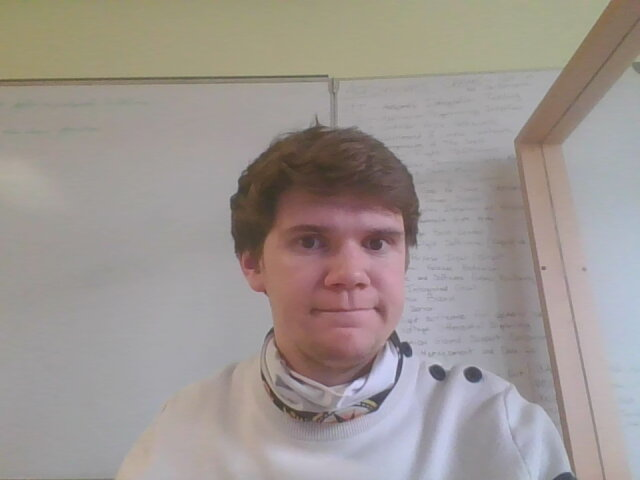
#> input picture ongoing_work/2025-01-22-121530.jpg, 640 x 480 px
$ python OpenFaceDomo_ordi.py
#> lines starting #> are read from the running program, lines starting #| are printed output that depends on the picture; after the words box and inside, x2 and y2 are one past the last pixel; in counts of white or black regions, pixels touching at a corner belong together
### ongoing_work/Basic_Window_Displayer.py
import cv2
import numpy as np


def Basic_Window_Displayer(height, width, title, text, text_color=(128,128,128), wait_time=0, mode="center", location=(0,0), fullscreen=True):

    # Create a black image
#> called with height = 1050, width = 1680, title = 'Test', text = 'Regardez la croix qui va apparaitre', text_color = (255, 255, 255), wait_time = 3000, mode = 'center', location = (0, 0)
    frame = np.zeros((height, width, 3), dtype=np.uint8)

    # Define the text and its properties
    text = text
    font = cv2.FONT_HERSHEY_SIMPLEX
    font_scale = 1
    text_color = text_color
    thickness = 2
    text_size = cv2.getTextSize(text, font, font_scale, thickness)[0]

    if mode == "center":
        text_x = (frame.shape[1] - text_size[0]) // 2
        text_y = (frame.shape[0] + text_size[1]) // 2
    elif mode == "location":
        text_x = (location[0] - text_size[0]//2)
        text_y = (location[1] + text_size[1]//2)

    # Put the text on the image
    cv2.putText(frame, text, (text_x, text_y), font, font_scale, text_color, thickness)

    # Create a window and display the image
    cv2.namedWindow(title, cv2.WINDOW_NORMAL)
    if fullscreen:
        cv2.setWindowProperty(title, cv2.WND_PROP_FULLSCREEN, cv2.WINDOW_FULLSCREEN)  # passe en plein ecran
    else:
        cv2.setWindowProperty(title, cv2.WINDOW_NORMAL, cv2.WINDOW_NORMAL)  # passe en plein ecran
    cv2.imshow(title, frame)
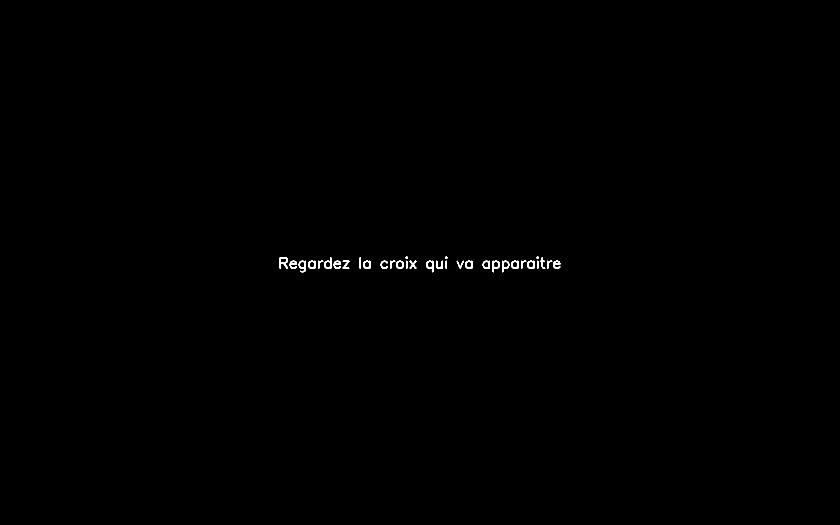
#> window 'Test': shape (1050, 1680, 3) (shown at 1/2 size); 0.21% white; 33 white regions, largest, box (x1, y1, x2, y2) and area: (559, 514, 576, 538) 201, (597, 521, 612, 545) 178, (648, 514, 663, 538) 159

    cv2.waitKey(wait_time)

### ongoing_work/OpenFaceDomo_ordi.py
# -*- coding: utf-8 -*-

# à modifier pour mettre les icones dans les angles

# Gaze data analyser for OpenFace csv output

import time
import numpy as np
import pandas as pd
import os
import cv2
from Commandes import Commande
import subprocess as sp
import multiprocessing as mp
from Basic_Window_Displayer import Basic_Window_Displayer as bwd


### VARIABLES GLOBALES ###
height_cam = 480
width_cam = 640
screen_width, screen_height = 1680, 1050
center_counter = 0
right_counter = 0
left_counter = 0
up_counter = 0
down_counter = 0
retour_etat_centre = 0
retour_etat_droite = 0
retour_etat_gauche = 0
retour_etat_haut = 0
retour_etat_bas = 0
noir = (0, 0, 0)
blanc = (255, 255, 255)
vert = (0, 255, 0)
jaune = (255, 255, 0)
gris = (128, 128, 128)
EpaisseurTexte = 2
Police = cv2.FONT_HERSHEY_SIMPLEX
TaillePolice = 1
frame_counter = 0
delay = 4


def GazeIsCenter(data, threshold):

    if abs(data["gaze_angle_x"].values[0]) < threshold and abs(data["gaze_angle_y"].values[0]) < threshold:
        return True
    else:
        return False

def GazeIsRight(data, threshold):

    if data["gaze_angle_x"].values[0] < -threshold:
        return True
    else:
        return False

def GazeIsLeft(data, threshold):

    if data["gaze_angle_x"].values[0] > threshold:
        return True
    else:
        return False

def GazeIsUp(data, threshold):

    if data["gaze_angle_y"].values[0] < -threshold:
        return True
    else:
        return False

def GazeIsDown(data, threshold):

    if data["gaze_angle_y"].values[0] > threshold:
        return True
    else:
        return False


if __name__ == "__main__":

    bwd(screen_height, screen_width, "Test", "Regardez la croix qui va apparaitre", blanc, 3000, "center")

    OpenFace = sp.Popen(['bash', './OpenFace_runner.sh'])

    time.sleep(2)

    cv2.destroyAllWindows()

    bwd(screen_height, screen_width, "Test", "+", blanc, 10000, "center")
#> call 2 of Basic_Window_Displayer, with height = 1050, width = 1680, title = 'Test', text = '+', text_color = (255, 255, 255), wait_time = 10000, mode = 'center', location = (0, 0)
#> in Basic_Window_Displayer (call 2), `cv2.imshow(title, frame)`:
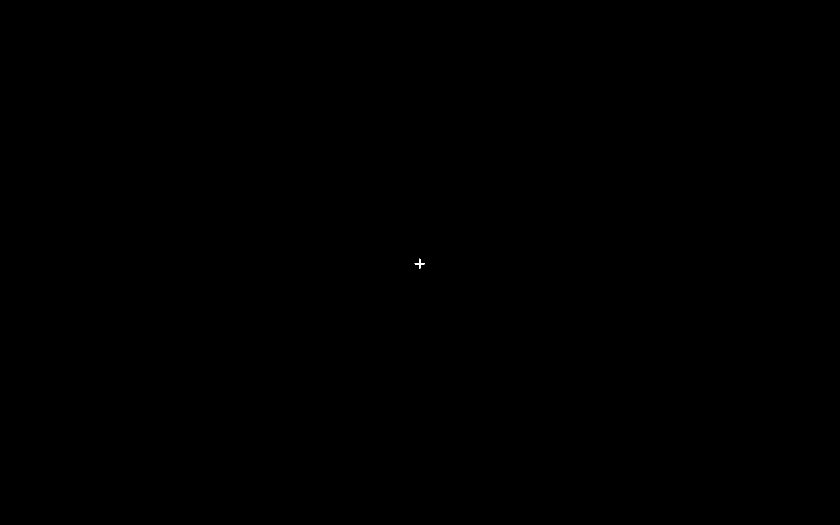
#> window 'Test': shape (1050, 1680, 3) (shown at 1/2 size); 0.01% white; 1 white region, box (x1, y1, x2, y2) and area: (829, 517, 850, 538) 109

    calibration_data = pd.read_csv("./Data_OpenFace/Test.csv")
#> (reads ongoing_work/Data_OpenFace/Test.csv from the repository)
    calibration_data = calibration_data[['gaze_angle_x', 'gaze_angle_y',]]
    calibration_data = calibration_data.mean()

    bwd(screen_height, screen_width, "Test", "Calibration terminee", blanc, 3000, "center")
#> call 3 of Basic_Window_Displayer, with height = 1050, width = 1680, title = 'Test', text = 'Calibration terminee', text_color = (255, 255, 255), wait_time = 3000, mode = 'center', location = (0, 0)
#> in Basic_Window_Displayer (call 3), `cv2.imshow(title, frame)`:
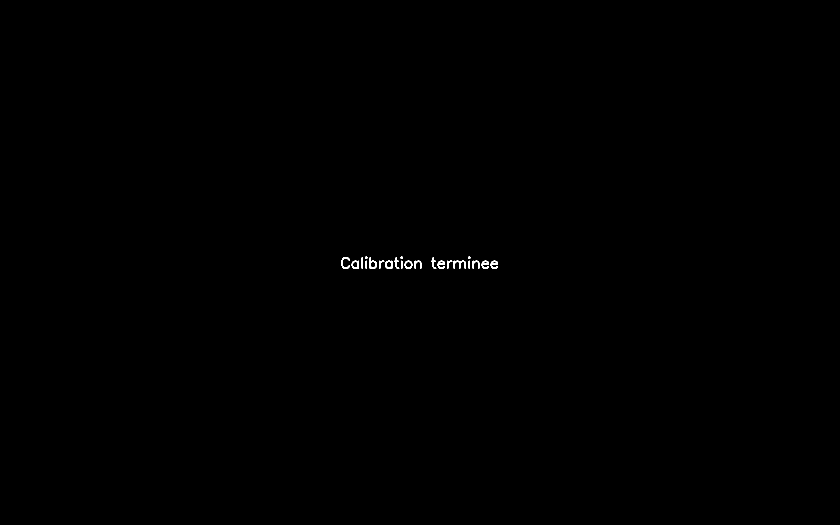
#> window 'Test': shape (1050, 1680, 3) (shown at 1/2 size); 0.12% white; 22 white regions, largest, box (x1, y1, x2, y2) and area: (907, 521, 932, 538) 187, (739, 514, 754, 538) 159, (682, 514, 700, 538) 150

    current_action = "center"

    while True:

        frame_counter += 1

        # if frame_counter == 15:
        #     ret = cv2.getWindowProperty("tracking result", cv2.WND_PROP_FULLSCREEN)
        #     print("Fenetre fermee")

        last_action=current_action

        if last_action == "center":
            center_counter = 0
        if last_action == "right":
            right_counter = 0
        if last_action == "left":
            left_counter = 0
        if last_action == "up":
            up_counter = 0
        if last_action == "down":
            down_counter = 0

        data = pd.read_csv("./Data_OpenFace/Test.csv")
        gaze_data = data[['gaze_angle_x', 'gaze_angle_y']]
        gaze_data = gaze_data.tail(1)
        gaze_data = gaze_data - np.asarray([calibration_data['gaze_angle_x'], calibration_data['gaze_angle_y']])

        if GazeIsCenter(gaze_data, 0.05):
            center_counter += 1
            right_counter = 0
            left_counter = 0
            up_counter = 0
            down_counter = 0
            if center_counter >= delay:
                center_counter = 0
                if retour_etat_centre == 0:
                    retour_etat_centre = 1
                    current_action = "center"
                else :
                    retour_etat_centre = 0
                    current_action = "center"

        if GazeIsRight(gaze_data, 0.05):
            center_counter = 0
            right_counter += 1
            left_counter = 0
            up_counter = 0
            down_counter = 0
            if right_counter >= delay:
                right_counter = 0
                if retour_etat_droite == 0:
                    retour_etat_droite = 1
                    current_action = "right"
                else :
                    retour_etat_droite = 0
                    current_action = "right"

        if GazeIsLeft(gaze_data, 0.05):
            center_counter = 0
            right_counter = 0
            left_counter += 1
            up_counter = 0
            down_counter = 0
            if left_counter >= delay:
                left_counter = 0
                if retour_etat_gauche == 0:
                    retour_etat_gauche = 1
                    current_action = "left"
                else :
                    retour_etat_gauche = 0
                    current_action = "left"

        if GazeIsUp(gaze_data, 0.05):
            center_counter = 0
            right_counter = 0
            left_counter = 0
            up_counter += 1
            down_counter = 0
            if up_counter >= delay:
                up_counter = 0
                if retour_etat_haut == 0:
                    retour_etat_haut = 1
                    current_action = "up"
                else :
                    retour_etat_haut = 0
                    current_action = "up"

        if GazeIsDown(gaze_data, 0.05):
            center_counter = 0
            right_counter = 0
            left_counter = 0
            up_counter = 0
            down_counter += 1
            if down_counter >= delay:
                down_counter = 0
                if retour_etat_bas == 0:
                    retour_etat_bas = 1
                    current_action = "down"
                else :
                    retour_etat_bas = 0
                    current_action = "down"

        if retour_etat_droite == 1:
            couleur_droite = vert
            couleur_texte_droite = jaune
        else:
            couleur_droite = noir
            couleur_texte_droite = gris

        if retour_etat_gauche == 1:
            couleur_gauche = vert
            couleur_texte_gauche = jaune
        else:
            couleur_gauche = noir
            couleur_texte_gauche = gris

        if retour_etat_haut == 1:
            couleur_haut = vert
            couleur_texte_haut = jaune
        else:
            couleur_haut = noir
            couleur_texte_haut = gris

        if retour_etat_bas == 1:
            couleur_bas = vert
            couleur_texte_bas = jaune
        else:
            couleur_bas = noir
            couleur_texte_bas = gris


        frame = cv2.imread("2025-01-22-121530.jpg")
#> frame is the input picture: shape (480, 640, 3); mean B, G, R 146.1, 150.1, 157.8
        frame_redimensionnee = cv2.resize(frame, (screen_width, screen_height))
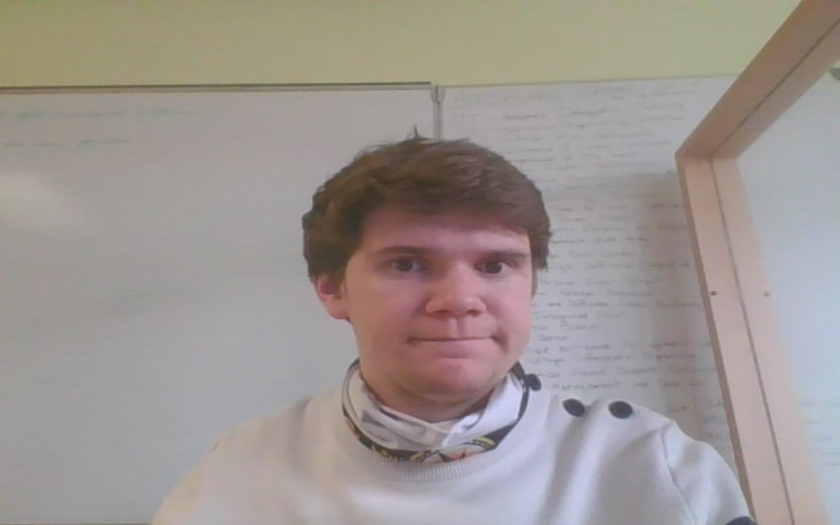
#> frame_redimensionnee: shape (1050, 1680, 3) (shown at 1/2 size); mean B, G, R 146, 150, 157.7
        # Create a window and display the image
        cv2.namedWindow("Chez Gerard", cv2.WINDOW_NORMAL)
        cv2.setWindowProperty("Chez Gerard", cv2.WND_PROP_FULLSCREEN, cv2.WINDOW_FULLSCREEN)  # passe en plein ecran
        cv2.imshow("Chez Gerard", frame_redimensionnee)

        ### Définir la place dispo pour les bandes
        WDispo = screen_width - width_cam
        LargeurBandes = int(WDispo/2)

        HDispo = screen_height - height_cam
        HauteurBandes = int(HDispo/2)

        ### Créer une image avec des bandes de couleur sur les côtés

        # Initialisation
        bordered_frame = np.zeros((screen_height, screen_width, 3), dtype=np.uint8)

        # Ajouter couleur commande envoyee a gauche
        bordered_frame[HauteurBandes:screen_height-HauteurBandes, :LargeurBandes] = couleur_gauche
        Texte = "LEFT"
        CouleurTexte = couleur_texte_gauche
        text_size = cv2.getTextSize(Texte, Police, TaillePolice, EpaisseurTexte)[0]
        Position = ((LargeurBandes-text_size[0])//2, (screen_height+text_size[1])//2)
        cv2.putText(bordered_frame, Texte, Position, Police, TaillePolice, CouleurTexte, EpaisseurTexte)

        # Ajouter couleur commande envoyee a droite
        bordered_frame[HauteurBandes:screen_height-HauteurBandes, -LargeurBandes:] = couleur_droite
        Texte = "RIGHT"
        CouleurTexte = couleur_texte_droite
        text_size = cv2.getTextSize(Texte, Police, TaillePolice, EpaisseurTexte)[0]
        Position = ((LargeurBandes-text_size[0])//2+LargeurBandes+width_cam, (screen_height+text_size[1])//2)
        cv2.putText(bordered_frame, Texte, Position, Police, TaillePolice, CouleurTexte, EpaisseurTexte)

        # Ajouter couleur commande envoyee en haut
        bordered_frame[:HauteurBandes, LargeurBandes:screen_width-LargeurBandes] = couleur_haut
        Texte = "UP"
        CouleurTexte = couleur_texte_haut
        text_size = cv2.getTextSize(Texte, Police, TaillePolice, EpaisseurTexte)[0]
        Position = ((screen_width-text_size[0])//2, (HauteurBandes+text_size[1])//2)
        cv2.putText(bordered_frame, Texte, Position, Police, TaillePolice, CouleurTexte, EpaisseurTexte)

        # Ajouter couleur commande envoyee en bas
        bordered_frame[-HauteurBandes:, LargeurBandes:screen_width-LargeurBandes] = couleur_bas
        Texte = "DOWN"
        CouleurTexte = couleur_texte_bas
        text_size = cv2.getTextSize(Texte, Police, TaillePolice, EpaisseurTexte)[0]
        Position = ((screen_width-text_size[0])//2, (HauteurBandes+text_size[1])//2+HauteurBandes+height_cam)
        cv2.putText(bordered_frame, Texte, Position, Police, TaillePolice, CouleurTexte, EpaisseurTexte)

        # Copier le flux vidéo au centre de l'image
        bordered_frame[HauteurBandes:HauteurBandes + height_cam, LargeurBandes:LargeurBandes + width_cam] = frame
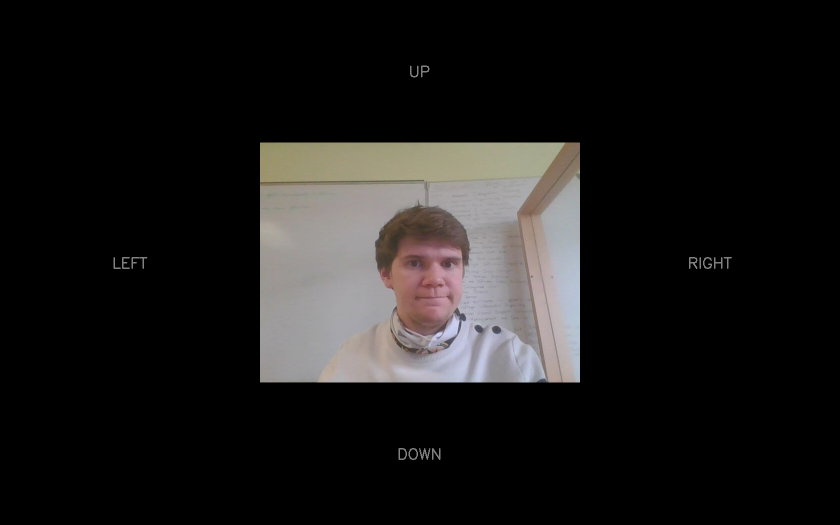
#> bordered_frame: shape (1050, 1680, 3) (shown at 1/2 size); mean B, G, R 25.6, 26.3, 27.6

        # Afficher l'image
        cv2.imshow("Chez Gerard", bordered_frame)

        ############## AFFICHAGE ####################

        # Quitter
        if cv2.waitKey(1) == 27:
#> (key Esc is pressed here)
            break

    cv2.destroyAllWindows()

    sp.call(["kill", str(OpenFace.pid + 1)])
#> (this line was passed over: subprocess is not available in this run)
